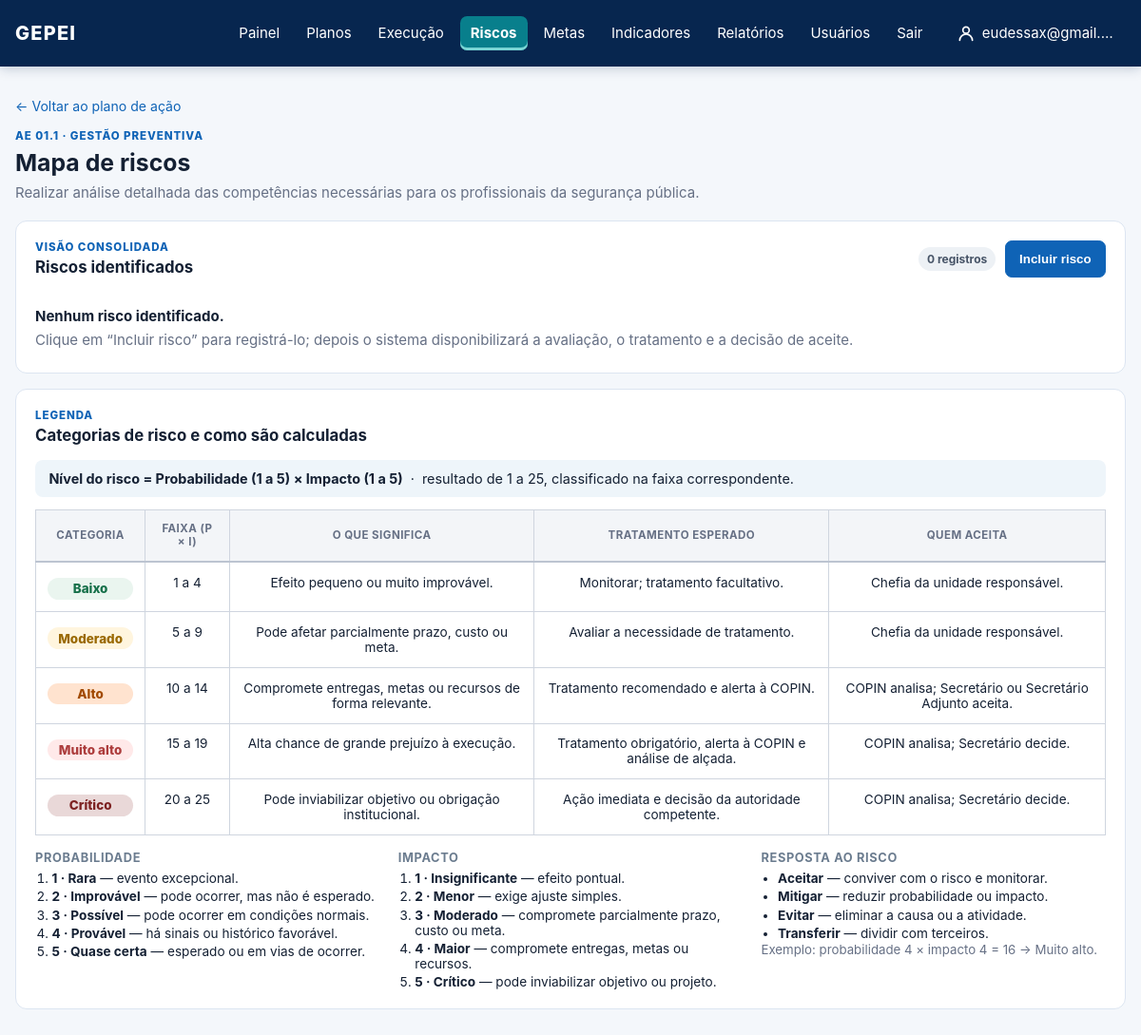
Screenshot of /planos-de-acao/1/riscos/ (signed in) with the database file from the repository.
### core/models.py (models this page shows, shortened)
class StrategicAction(models.Model):
    class Status(models.TextChoices):
        NOT_STARTED = "NAO_INICIADA", "Não iniciada"
        IN_PROGRESS = "EM_ANDAMENTO", "Em andamento"
        COMPLETED = "CONCLUIDA", "Concluída"
        DELAYED = "ATRASADA", "Atrasada"
        BLOCKED = "BLOQUEADA", "Bloqueada"
        SUSPENDED = "SUSPENSA", "Suspensa"
    artifact = models.ForeignKey(PlanArtifact, on_delete=models.PROTECT, related_name="actions")
    coordinating_unit = models.ForeignKey(OrganizationalUnit, on_delete=models.PROTECT)
    code = models.CharField(max_length=30)
    title = models.CharField(max_length=255)
    description = models.TextField(blank=True)
    due_date = models.DateField(
        null=True,
        blank=True,
        help_text="Preenchido no cronograma operacional; não é inferido da vigência do PEI.",
    )
    status = models.CharField(max_length=15, choices=Status.choices, default=Status.NOT_STARTED)
    progress = models.DecimalField(max_digits=5, decimal_places=2, default=0)
    funding_sources = models.CharField(max_length=255, blank=True)
    participating_units = models.ManyToManyField(OrganizationalUnit, related_name="participating_actions", blank=True)

### core/views.py (the view)
# urls.py: path("planos-de-acao/<int:action_id>/riscos/", views.risk_map, name="risk_map"),
@login_required
def risk_map(request, action_id):
    _require_permission(request.user, "view_risk")
    action = get_object_or_404(
        scope_actions(
            StrategicAction.objects.select_related("artifact", "artifact__plan", "coordinating_unit"), request.user
        ),
        pk=action_id,
    )
    action_plan = get_object_or_404(ActionPlan, action=action)
    if request.method == "POST":
        _require_permission(request.user, "add_risk")
        form = RiskIdentificationForm(request.POST, action_plan=action_plan)
        if form.is_valid():
            risk = _save_new_risk(request.user, form, action)
            messages.success(request, "Risco incluído no mapa do plano de ação.")
            return redirect("risk_detail", action_id=action.id, risk_id=risk.id)
    else:
        form = RiskIdentificationForm(action_plan=action_plan)
    risks = action.risks.select_related("activity", "owner").prefetch_related(
        "assessments", "treatments", "materializations", "acceptances"
    ).order_by("status", "title")
    return render(
        request,
        "core/risk_map.html",
        {
            "action": action,
            "action_plan": action_plan,
            "risks": risks,
            "form": form,
            "can_add_risk": request.user.has_perm("core.add_risk"),
        },
    )

### core/context_processors.py (called while the page is built)
def navigation_plans(request):
    if not request.user.is_authenticated:
        return {"navigation_plans": []}
    return {"navigation_plans": Plan.objects.order_by("acronym", "name")}

### core/models.py (called while the page is built)
    def __str__(self):
        return self.title

### core/permissions.py (called while the page is built, shortened)
def is_administrator(user):
    if user.is_superuser:
        return True
    return user.groups.filter(name__iexact=ADMINISTRATOR_GROUP_NAME).exists()

def user_unit_ids(user):
    if is_administrator(user):
        return None

def scope_actions(queryset, user):
    ids = user_unit_ids(user)
    if ids is None:
        return queryset
    from .models import StrategicAction
    visible = StrategicAction.objects.filter(
        Q(coordinating_unit_id__in=ids) | Q(participating_units__in=ids)
    ).values("pk")
    return queryset.filter(pk__in=visible)

### core/views.py (called while the page is built)
def _require_permission(user, codename):
    if not user.has_perm(f"core.{codename}"):
        raise PermissionDenied

### templates/core/risk_map.html (shortened to what this page needs)
{% extends "base.html" %}
{% block content %}
  <a class="back-link" href="{% url 'action_plan_detail' action.id %}">← Voltar ao plano de ação</a>
  <section class="action-detail-heading">
    <div><p class="eyebrow">{{ action.code }} · Gestão preventiva</p><h1>Mapa de riscos</h1><p>{{ action.title }}</p></div>  </section>
  <section class="risk-map-layout">
    <article class="panel risk-map-panel">
      <div class="panel-heading"><div><p class="eyebrow">Visão consolidada</p><h2>Riscos identificados</h2></div><div class="panel-heading-actions"><span class="chip chip-neutral">{{ risks|length }} registros</span>{% if can_add_risk %}<button class="button button-primary" type="button" data-open-risk-form>Incluir risco</button>{% endif %}</div></div>
      {% if risks %}
        <div class="responsive-table"><table class="risk-map-table"><thead><tr><th>Risco</th><th>Item afetado</th><th>Possível momento</th><th>Responsável</th><th class="col-center">P</th><th class="col-center">I</th><th class="col-center">Nível</th><th>Tratamento</th><th>Situação</th><th>Ações</th></tr></thead><tbody>
          {% for risk in risks %}<tr>
            <td><a href="{% url 'risk_detail' action.id risk.id %}"><strong>{{ risk.title }}</strong></a><span>{{ risk.cause|truncatechars:80 }}</span></td>
            <td>{% if risk.activity %}Atividade: {{ risk.activity.title }}{% else %}Ação estratégica{% endif %}</td>
            <td>{{ risk.occurrence_timing_summary|default:risk.trigger_description|default:"—" }}</td>
            <td>{{ risk.owner.get_full_name|default:risk.owner.username }}</td>
            <td class="col-center">{{ risk.probability }}</td><td class="col-center">{{ risk.impact }}</td>
            <td class="col-center"><span class="risk-level {% if risk.level >= 20 %}risk-critical{% elif risk.level >= 10 %}risk-high{% else %}risk-medium{% endif %}">{{ risk.level }} · {{ risk.level_label }}</span></td>
            <td>{% if not perms.core.view_risktreatment %}🔒{% else %}{% with treatment=risk.treatments.first %}{% if treatment %}{{ treatment.get_decision_display }}{% elif risk.treatment %}{{ risk.treatment|title }}{% else %}A definir{% endif %}{% endwith %}{% endif %}</td>
            <td><span class="chip chip-{{ risk.status|lower }}">{{ risk.get_status_display }}</span></td>
            <td><div class="row-actions"><a class="text-button" href="{% url 'risk_detail' action.id risk.id %}">Abrir ciclo</a><a class="text-button" href="{% url 'risk_detail' action.id risk.id %}#alcada">Decidir aceite</a></div></td>
          </tr>{% endfor %}
        </tbody></table></div>
      {% else %}<div class="empty-state"><strong>Nenhum risco identificado.</strong><span>Clique em “Incluir risco” para registrá-lo; depois o sistema disponibilizará a avaliação, o tratamento e a decisão de aceite.</span></div>{% endif %}
    </article>
  </section>
  {% include "core/_risk_legend.html" %}
{% endblock %}

### templates/base.html (shortened to what this page needs)
{% load static %}
<!doctype html>
<html lang="pt-br">
<head>
  <link rel="stylesheet" href="{% static 'css/gepei.css' %}?v=20261014-6">
</head>
<body>
  <header class="topbar">
    <a class="brand" href="{% url 'dashboard' %}">GEPEI</a>
    {% if user.is_authenticated %}
      <nav>
        <a href="{% url 'dashboard' %}" {% if request.path == '/' %}class="nav-active" aria-current="page"{% endif %}>Painel</a>
        {% if perms.core.view_plan %}<details class="nav-plans{% if '/pei/' in request.path %} nav-active{% endif %}">
          <summary {% if '/pei/' in request.path %}aria-current="page"{% endif %}>Planos</summary>
        </details>{% endif %}
        {% if perms.core.view_actionplan %}<a href="{% url 'action_plan_list' %}" {% if '/planos-de-acao/' in request.path and '/riscos/' not in request.path %}class="nav-active" aria-current="page"{% endif %}>Execução</a>{% endif %}
        {% if perms.core.view_risk %}<a href="{% url 'risk_overview' %}" {% if '/riscos/' in request.path %}class="nav-active" aria-current="page"{% endif %}>Riscos</a>{% endif %}
        {% if perms.core.view_strategictarget %}<a href="{% url 'target_overview' %}" {% if '/metas/' in request.path %}class="nav-active" aria-current="page"{% endif %}>Metas</a>{% endif %}
        {% if perms.core.view_indicator %}<a href="{% url 'indicator_overview' %}" {% if '/indicadores/' in request.path %}class="nav-active" aria-current="page"{% endif %}>Indicadores</a>{% endif %}
        {% if perms.core.view_reportcycle %}<a href="{% url 'report_cycle_overview' %}" {% if '/relatorios/' in request.path %}class="nav-active" aria-current="page"{% endif %}>Relatórios</a>{% endif %}
        {% if perms.auth.view_user or perms.auth.view_group %}
        <details class="nav-plans{% if '/usuarios/' in request.path %} nav-active{% endif %}">
          <summary {% if '/usuarios/' in request.path %}aria-current="page"{% endif %}>Usuários</summary>
        </details>
        {% endif %}
        <form method="post" action="{% url 'logout' %}">
          <button type="submit">Sair</button>
        </form>
        <a class="nav-user{% if request.path == '/minha-conta/' %} nav-active{% endif %}" href="{% url 'profile_edit' %}" title="Minha conta">
          <svg width="20" height="20" viewBox="0 0 24 24" fill="none" stroke="currentColor" stroke-width="2" stroke-linecap="round" stroke-linejoin="round" aria-hidden="true"><circle cx="12" cy="8" r="4"/><path d="M4 21c0-4.4 3.6-8 8-8s8 3.6 8 8"/></svg>
          <span>{{ user.first_name|default:user.username }}</span>
        </a>
      </nav>
    {% endif %}
  </header>
  <main class="container">
    {% block content %}{% endblock %}
  </main>
</body>
</html>

### static/css/gepei.css (style rules this page uses)
:root { --blue-950:#07264f; --blue-900:#0a3872; --blue-700:#0f63b6; --blue-100:#eaf3ff; --accent:#087f8c; --accent-dark:#066772; --ink:#142033; --muted:#667085; --surface:#fff; --border:#dce5f1; --background:#f4f7fb; --green:#16834a; --yellow:#bd7b00; --orange:#bd5600; --red:#bf2626; --gray:#98a2b3; }
* { box-sizing:border-box; }
body { margin:0; background:var(--background); color:var(--ink); font-family:Inter,Arial,sans-serif; font-size:15px; }
a { color:var(--blue-700); text-decoration:none; }
.topbar { background:var(--blue-950); box-shadow:0 2px 12px rgba(7,38,79,.22); color:#fff; position:sticky; top:0; z-index:30; display:flex; justify-content:space-between; align-items:center; gap:1rem; padding:1rem max(1rem,calc((100% - 1200px)/2)); }
.brand { color:#fff; font-size:1.25rem; font-weight:800; letter-spacing:.06em; }
nav { display:flex; align-items:center; gap:.35rem; }
nav a,nav button { color:#fff; background:none; border:0; border-radius:.45rem; font:inherit; cursor:pointer; padding:.55rem .7rem; }
nav a.nav-active { background:var(--accent); box-shadow:inset 0 -3px 0 #79d5d4; color:#fff; font-weight:700; }
nav form { margin:0; }
.nav-plans { position:relative; }
.nav-plans summary { border-radius:.45rem; color:#fff; cursor:pointer; list-style:none; padding:.55rem .7rem; }
.container { width:min(1200px,calc(100% - 2rem)); margin:2rem auto 3rem; }
h1,h2,p { margin-top:0; }
h1 { font-size:2rem; margin-bottom:.45rem; }
h2 { font-size:1.05rem; margin:0; }
.eyebrow { color:var(--blue-700); font-size:.72rem; font-weight:800; letter-spacing:.08em; margin-bottom:.4rem; text-transform:uppercase; }
.button { border-radius:.45rem; display:inline-flex; font-weight:700; justify-content:center; padding:.68rem .9rem; text-decoration:none; white-space:nowrap; }
.button-primary { background:var(--blue-700); border:1px solid var(--blue-700); color:#fff; cursor:pointer; }
.metric-card,.panel,.login-card { background:var(--surface); border:1px solid var(--border); border-radius:.75rem; }
.panel { padding:1.25rem; }
.panel-heading { align-items:flex-start; display:flex; gap:.75rem; justify-content:space-between; margin-bottom:1rem; }
.panel-heading .eyebrow { margin-bottom:.25rem; }
.chip { align-items:center; border-radius:999px; display:inline-flex; font-size:.75rem; font-weight:700; padding:.3rem .55rem; white-space:nowrap; }
.chip-neutral { background:#edf1f5; color:#475467; }
.empty-state { color:var(--muted); display:grid; gap:.35rem; padding:.95rem 0 .3rem; }
.empty-state strong { color:var(--ink); }
.back-link { display:inline-block; font-size:.88rem; margin-bottom:1rem; }
.action-detail-heading { align-items:flex-start; display:flex; gap:1rem; justify-content:space-between; margin-bottom:1.25rem; }
.action-detail-heading h1 { font-size:1.55rem; max-width:850px; }
.action-detail-heading p:not(.eyebrow) { color:var(--muted); margin:0; }
.panel-heading-actions { align-items:center; display:flex; flex-wrap:wrap; gap:.6rem; justify-content:flex-end; }
.risk-map-layout { align-items:start; display:grid; gap:1rem; grid-template-columns:minmax(0,1fr); }
.nav-user { align-items:center; display:inline-flex; gap:.4rem; margin-left:.5rem; }
.nav-user span { max-width:140px; overflow:hidden; text-overflow:ellipsis; white-space:nowrap; }

### rows the page displays
StrategicAction: code "AE 01.1", title "Realizar análise detalhada das competências necessárias para os profissionais da segurança pública."

### other values shown
{{ user.first_name|default:user.username }} "eudessax@gmail.…"
{{ risks|length }} "0"
